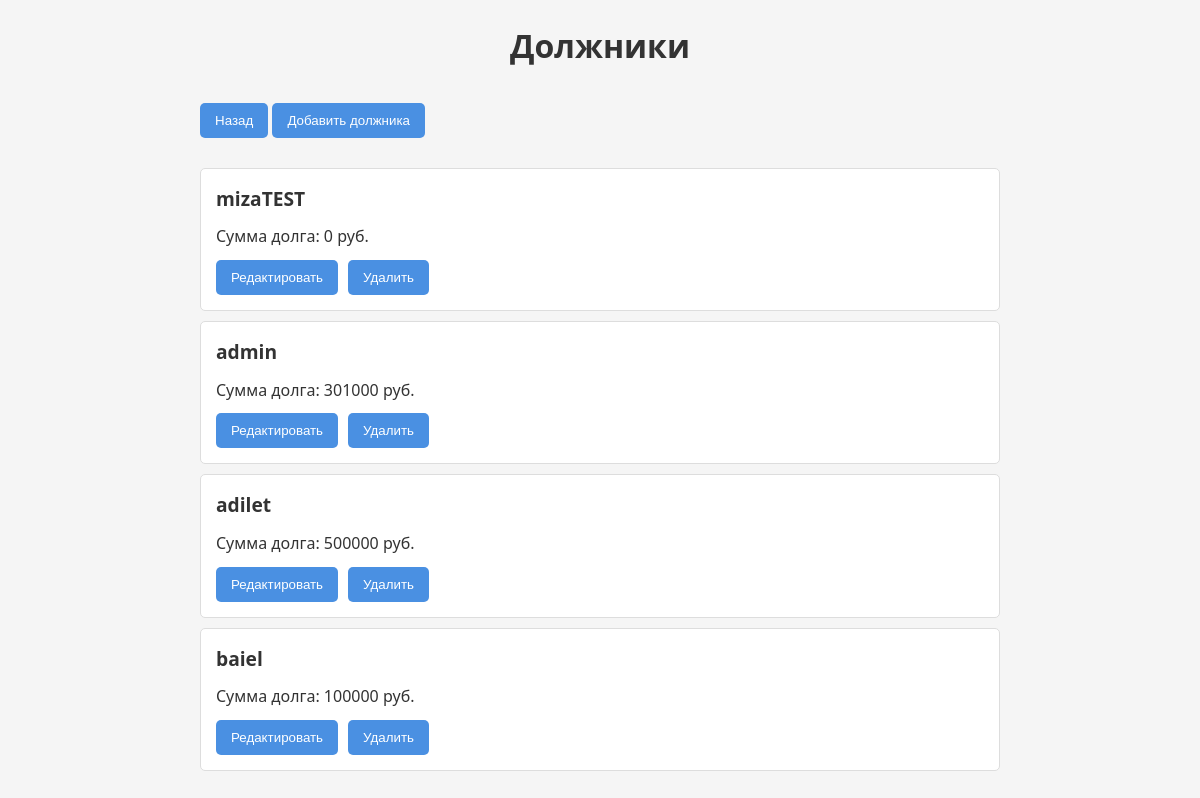
Screenshot of /debetors_list (signed in) with the database file from the repository.
### store_app/models.py (models this page shows, shortened)
class debetors (models.Model):
    name = models.CharField(max_length=50)
    debet = models.IntegerField(default= 0)

### store_app/decorators.py (the view)
        def _wrapped_view(request, *args, **kwargs):
            user_role = request.session.get('user_role')
            if user_role in required_roles:
                return view_func(request, *args, **kwargs)
            return redirect('login')

### store_app/views.py (called while the page is built)
@role_required('owner')
def debetors_list(request):
    debetors_usage = debetors.objects.all()
    return render(request, 'debetors_list.html', {'debet': debetors_usage})

### templates/debetors_list.html (shortened to what this page needs)
<!DOCTYPE html>
<html lang="ru">
<head>
</head>
<body>
  <div class="container">
    <h1>Должники</h1>
    <a href="{% url 'owner_page' %}" class="button"><button>Назад</button></a>
    <button id="add-debtor">Добавить должника</button>
    <ul id="debtor-list">
      {% for i in debet %}
        <li data-id="{{ i.id }}">
          <h2>{{ i.name }}</h2>
          <p>Сумма долга: {{ i.debet }} руб.</p>
          <div class="action-buttons">
            <button class="edit-debtor">Редактировать</button>
            <button class="delete-debtor">Удалить</button>
          </div>
        </li>
      {% endfor %}
    </ul>
  </div>
</body>
</html>

### templates/debetors_list.html (style rules this page uses)
:root { --primary-color: #4a90e2; --secondary-color: #e74c3c; --hover-secondary: #c0392b; --bg-color: #f5f5f5; --light-bg: #ffffff; --text-color: #333; --font-family: 'Segoe UI', Tahoma, Geneva, Verdana, sans-serif; --border-radius: 5px; --modal-z-index: 1000; --overlay-z-index: 999; }
body { margin: 0; font-family: var(--font-family); background-color: var(--bg-color); color: var(--text-color); line-height: 1.6; }
h1 { text-align: center; margin-top: 20px; }
.container { max-width: 800px; margin: 20px auto; padding: 0 20px; }
button { padding: 10px 15px; border: none; border-radius: var(--border-radius); background-color: var(--primary-color); color: #fff; cursor: pointer; transition: background 0.3s ease; }
a.button { text-decoration: none; display: inline-block; margin: 10px 0; }
#debtor-list { list-style: none; padding: 0; margin: 20px 0; }
#debtor-list li { background-color: var(--light-bg); padding: 15px; margin-bottom: 10px; border: 1px solid #ddd; border-radius: var(--border-radius); display: flex; flex-direction: column; }
#debtor-list li h2 { margin: 0 0 10px; font-size: 1.2rem; }
#debtor-list li p { margin: 0 0 10px; font-size: 1rem; }
#debtor-list li .action-buttons { display: flex; gap: 10px; }

### rows the page displays
debetors: name "mizaTEST", debet "0"
debetors: name "admin", debet "301000"
debetors: name "adilet", debet "500000"
debetors: name "baiel", debet "100000"
